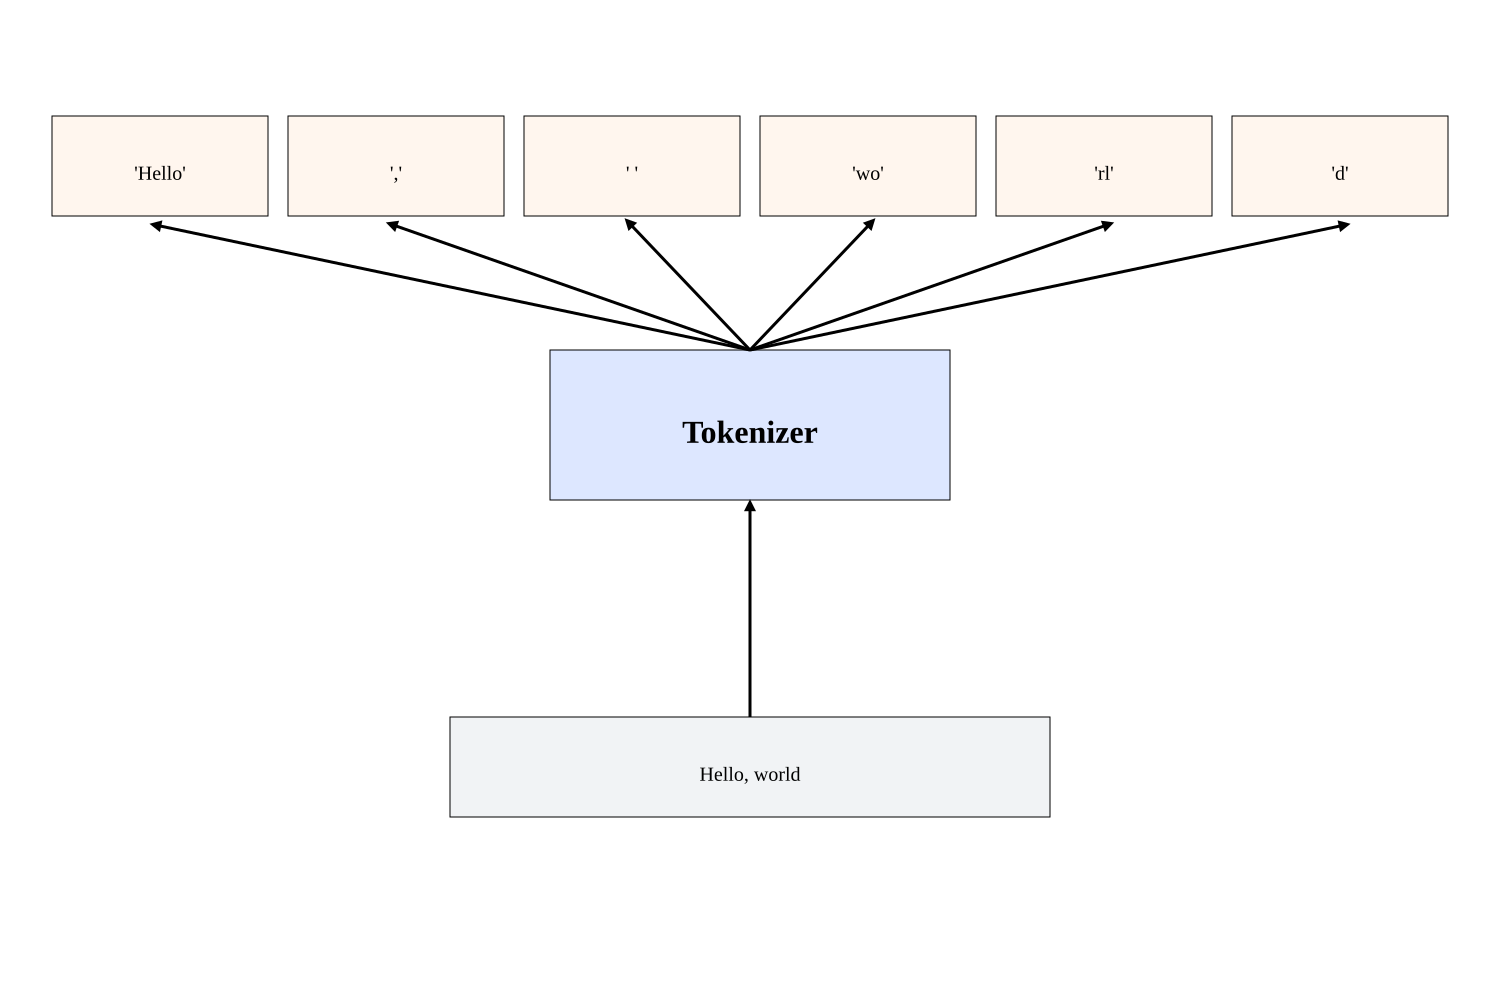

The Python source for this figure:
import drawsvg as draw

# Create the canvas
canvas_width = 1500
canvas_height = 1000
d = draw.Drawing(canvas_width, canvas_height, origin=(0, 0))

# Add white background
d.append(draw.Rectangle(0, 0, canvas_width, canvas_height, fill="#FFFFFF"))

# Create arrow marker
marker = draw.Marker(-0.1, -0.5, 0.9, 0.5, scale=4, orient="auto")
marker.append(draw.Lines(-0.1, -0.5, -0.1, 0.5, 0.9, 0, fill="black", close=True))
d.append(marker)


# Helper to draw centered text in a box
def draw_box(
    x,
    y,
    width,
    height,
    text,
    box_fill="#ffffff",
    box_stroke="#000000",
    text_size=20,
    text_weight="normal",
):
    d.append(draw.Rectangle(x, y, width, height, fill=box_fill, stroke=box_stroke))
    d.append(
        draw.Text(
            text,
            text_size,
            x + width / 2,
            y + height / 2 + 7,
            center=True,
            valign="middle",
            font_weight=text_weight,
        )
    )


# Input sentence box
input_box = {
    "x": 450,
    "y": 717,
    "width": 600,
    "height": 100,
    "text": "Hello, world",
    "box_fill": "#F1F3F5",  # gray-200 for input
}
draw_box(**input_box)

# Tokenizer box (bigger and more prominent)
tokenizer_box = {
    "x": 550,
    "y": 350,
    "width": 400,
    "height": 150,
    "text": "Tokenizer",
    "box_fill": "#DDE7FF",  # indigo-200 for tokenizer
    "text_size": 32,
    "text_weight": "bold",
}
draw_box(**tokenizer_box)

# Top token boxes
token_labels = ["'Hello'", "','", "' '", "'wo'", "'rl'", "'d'"]
box_width = 216
box_height = 100
gap = 20
margin_left = 52
top_y = 116

token_boxes = []
for i, label in enumerate(token_labels):
    x = margin_left + i * (box_width + gap)
    draw_box(
        x, top_y, box_width, box_height, label, box_fill="#FFF6EE"
    )  # sand-200 for tokens
    token_boxes.append({"x": x, "y": top_y, "width": box_width, "height": box_height})

# Arrow margin to prevent arrow tips from overlapping boxes
arrow_margin = 10

# Arrow from input to tokenizer (upward)
d.append(
    draw.Lines(
        input_box["x"] + input_box["width"] / 2,
        input_box["y"],
        tokenizer_box["x"] + tokenizer_box["width"] / 2,
        tokenizer_box["y"] + tokenizer_box["height"] + arrow_margin,
        close=False,
        stroke="black",
        stroke_width=3,
        fill="none",
        marker_end=marker,
    )
)

# Arrows from tokenizer to tokens (pointing downward to top of token boxes)
for box in token_boxes:
    d.append(
        draw.Lines(
            tokenizer_box["x"] + tokenizer_box["width"] / 2,
            tokenizer_box["y"],
            box["x"] + box["width"] / 2,
            box["y"] + box["height"] + arrow_margin,
            close=False,
            stroke="black",
            stroke_width=3,
            fill="none",
            marker_end=marker,
        )
    )

# Display or save the drawing
d.set_render_size(canvas_width, canvas_height)
d.save_svg("tokens.svg")
